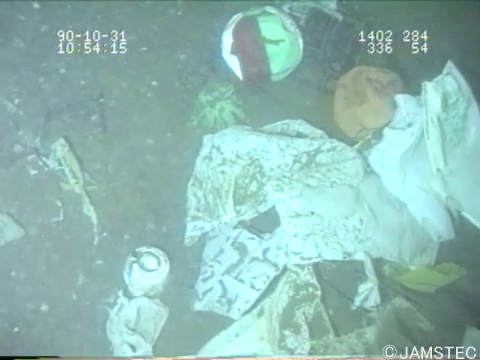
#> input picture Deep Sea Trash/enhance-deep-sea-image/Input/2K0511OUTSV102_Image2.png, 480 x 360 px; its folder holds only this picture in this run
$ python -i uiqm.py   (imports and definitions only)
#> lines starting #> are read from the running program, lines starting #| are printed output that depends on the picture
import os
import glob
import numpy as np
from skimage import io, img_as_float
from skimage.color import rgb2lab
from scipy.ndimage import sobel

def calculate_uicm(image):
    lab_image = rgb2lab(image)
    L, a, b = lab_image[:,:,0], lab_image[:,:,1], lab_image[:,:,2]
    uicm = np.std(a) + np.std(b)
    return uicm

def calculate_uis(image):
    dx = sobel(image, axis=0)
    dy = sobel(image, axis=1)
    grad_magnitude = np.sqrt(dx**2 + dy**2)
    uism = np.mean(grad_magnitude)
    return uism

def calculate_uiconm(image):
    L = image[:,:,0]
    mean_L = np.mean(L)
    uiconm = np.std(L - mean_L)
    return uiconm

def calculate_uiqm(image):
    uicm = calculate_uicm(image)
    uism = calculate_uis(image)
    uiconm = calculate_uiconm(image)
    uiqm = 0.028 * uicm + 0.295 * uism + 3.575 * uiconm
    return uiqm

# 批量处理图像文件并计算平均 UIQM
def process_images(folder_path):
    image_files = glob.glob(os.path.join(folder_path, '*.png')) + \
                  glob.glob(os.path.join(folder_path, '*.jpg'))

    total_uiqm = 0
    num_images = len(image_files)

    for image_path in image_files:
        image = img_as_float(io.imread(image_path))
        uiqm = calculate_uiqm(image)
        total_uiqm += uiqm
        print(f"Image: {os.path.basename(image_path)} UIQM: {uiqm}")

    average_uiqm = total_uiqm / num_images if num_images > 0 else 0
    print(f"Average UIQM: {average_uiqm}")

# 设置图像文件夹路径
folder_path = './666'
# [1 line not run here, left out]

>>> import cv2
>>> picture = cv2.cvtColor(cv2.imread('enhance-deep-sea-image/Input/2K0511OUTSV102_Image2.png'), cv2.COLOR_BGR2RGB)
>>> result = calculate_uiqm(picture)
#> in calculate_uicm, `lab_image = rgb2lab(image)`: lab_image: shape (360, 480, 3) float64; mean of channels 0, 1, 2 72.1, -15.6, -1.2
#> in calculate_uicm, `L, a, b = lab_image[:,:,0], lab_image[:,:,1], lab_image[:,:,2]`:
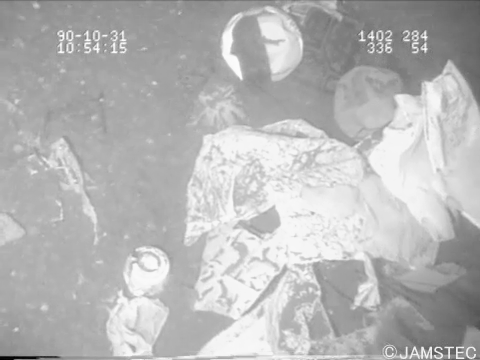
#> L: shape (360, 480) float64; min 0.98, max 99.85, mean 72.1; drawn with min black and max white
#> in calculate_uicm, `L, a, b = lab_image[:,:,0], lab_image[:,:,1], lab_image[:,:,2]`:
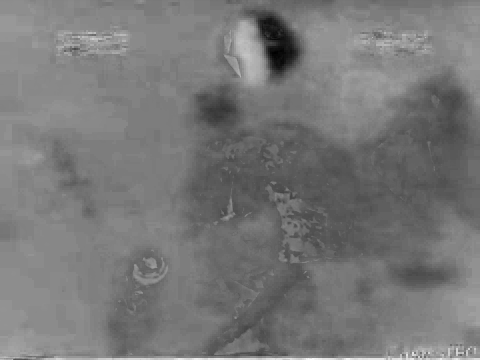
#> a: shape (360, 480) float64; min -41.03, max 12.92, mean -15.63; drawn with min black and max white
#> in calculate_uicm, `L, a, b = lab_image[:,:,0], lab_image[:,:,1], lab_image[:,:,2]`:
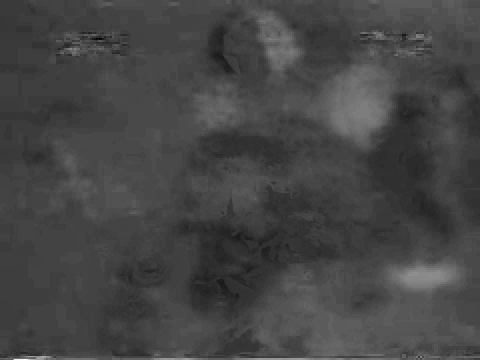
#> b: shape (360, 480) float64; min -19.64, max 48.09, mean -1.2; drawn with min black and max white
#> in calculate_uicm, `uicm = np.std(a) + np.std(b)`: uicm = 8.71
#> in calculate_uis, `dx = sobel(image, axis=0)`:
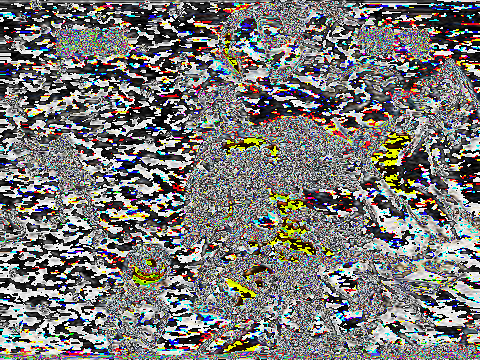
#> dx: shape (360, 480, 3); mean R, G, B 120.7, 119.8, 117.9
#> in calculate_uis, `dy = sobel(image, axis=1)`:
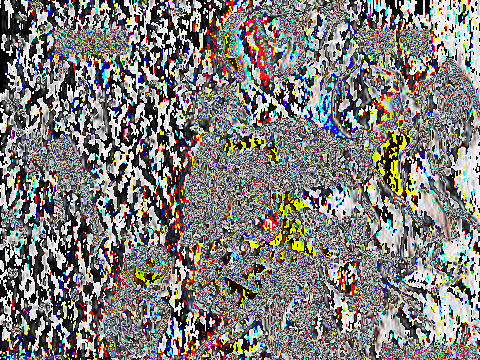
#> dy: shape (360, 480, 3); mean R, G, B 127.2, 125.3, 122.3
#> in calculate_uis, `grad_magnitude = np.sqrt(dx**2 + dy**2)`:
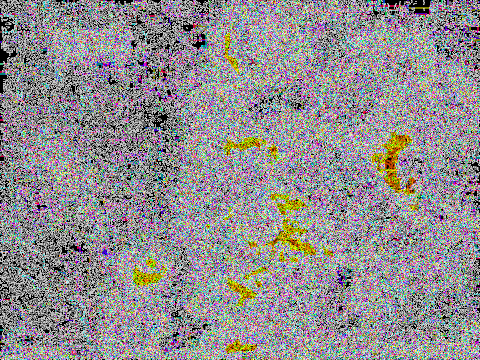
#> grad_magnitude: shape (360, 480, 3) float16; mean R, G, B 8.99, 8.77, 8.92; drawn with min black and max white
#> in calculate_uis, `uism = np.mean(grad_magnitude)`: uism = 8.9
#> in calculate_uiconm, `L = image[:,:,0]`:
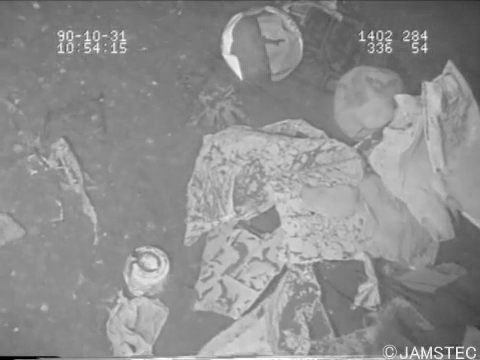
#> L: shape (360, 480); min 0, max 255, mean 142.7
#> in calculate_uiconm, `mean_L = np.mean(L)`: mean_L = 142.7
#> in calculate_uiconm, `uiconm = np.std(L - mean_L)`: uiconm = 29.67
#> in calculate_uiqm, `uiqm = 0.028 * uicm + 0.295 * uism + 3.575 * uiconm`: uiqm = 108.9
#> result = 108.9
